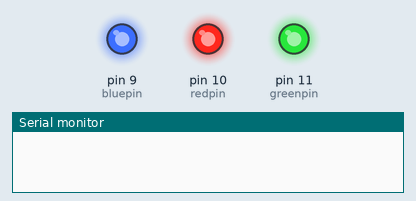
Bench run of a sketch on a simulated Arduino Uno, built with avr-gcc and run on an emulated ATmega328P. Parts: output pins drawn as LEDs (lit = HIGH), the last lines printed to the serial monitor. Random numbers use the default seed unless the sketch sets one.

Above: at 0.1 s.
At 8.1 s:
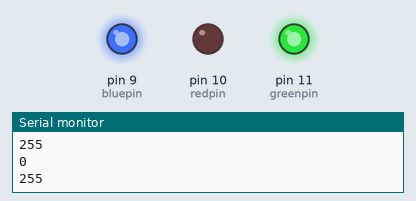
At 14.1 s:
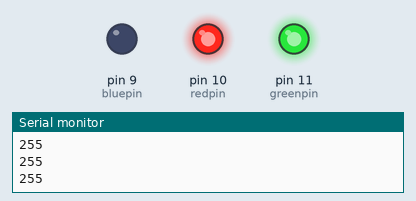
At 19.1 s:
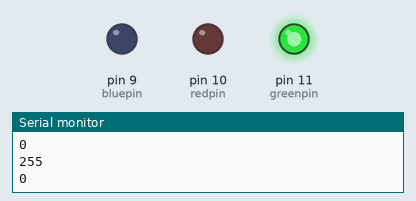
At 29.1 s:
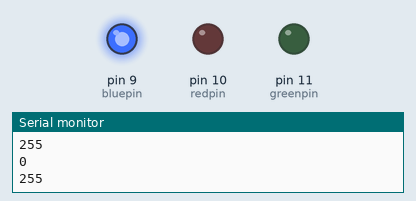
At 38.1 s:
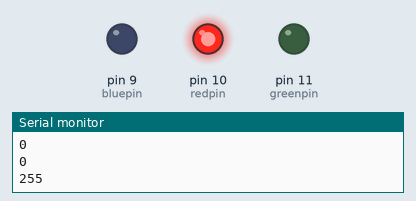
Timing chart, 0 to 39.6 s (numbered marks = the images above):
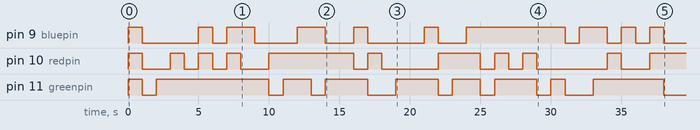

The sketch:

3-color-red-2.ino
```cpp
int redpin = 10; //select the pin for the red LED
int bluepin =9; // select the pin for the  blue LED
int greenpin = 11;// select the pin for the green LED

int val;

void setup() {
  pinMode(redpin, OUTPUT);
  pinMode(bluepin, OUTPUT);
  pinMode(greenpin, OUTPUT);
  Serial.begin(9600);
}

int red = 0;
int green = 0;
int blue = 0;;


void loop() {
  red = random(2) * 255;
  blue = random(2) * 255;
  green = random(2) * 255;


  analogWrite(redpin, red);  //set PWM value for red
  analogWrite(bluepin, blue); //set PWM value for blue
  analogWrite(greenpin, green); //set PWM value for green

  delay(1000);
  Serial.println(red); //print current value
}
```

Measured:
- by itself, pin 9 (bluepin): LOW → HIGH at 0.00 s, → LOW 1.0 s later, → HIGH 4.0 s later, → LOW 1.0 s later, … (20 changes in this stretch)
- by itself, pin 10 (redpin): LOW → HIGH at 0.00 s, → LOW 1.0 s later, → HIGH 2.0 s later, → LOW 1.0 s later, … (21 changes in this stretch)
- by itself, pin 11 (greenpin): LOW → HIGH at 0.00 s, → LOW 1.0 s later, → HIGH 1.0 s later, → LOW 8.0 s later, … (18 changes in this stretch)
